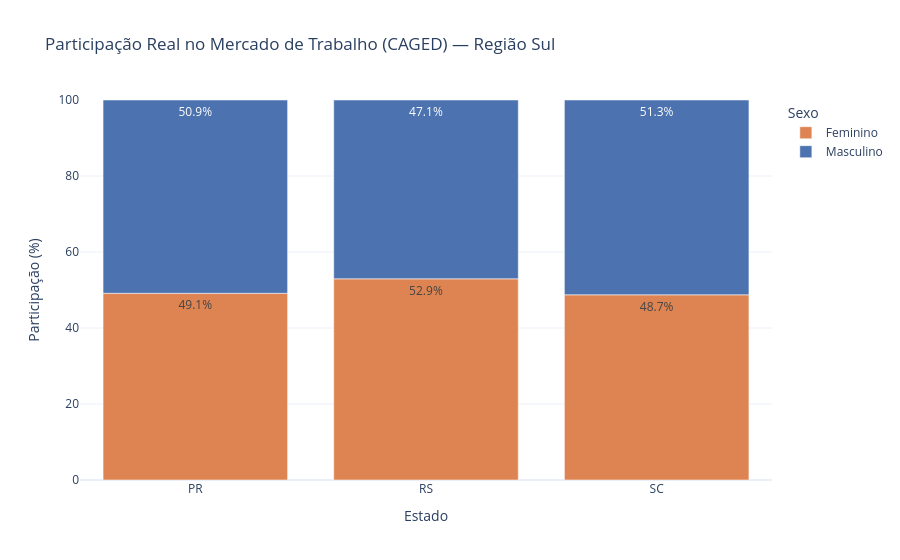

This figure's notebook cell:
### Code cell
import pandas as pd
import plotly.express as px

# 1. Usar o arquivo de vagas (CAGED), que reflete melhor a realidade do mercado
df_vagas = pd.read_csv(config.gold_dir / "vagas_saldo_por_uf_perfil.csv", encoding="utf-8")

# 2. Filtrar apenas os sexos definidos (para evitar categorias 'Não Identificado')
df_vagas = df_vagas[df_vagas["sexo"].isin(["Masculino", "Feminino"])]

# 3. Em vez de contar linhas, vamos somar o estoque/saldo para ver a ocupação
df_part_real = (
    df_vagas.groupby(["sigla_uf", "sexo"])["saldo"]
    .sum()
    .abs() # Usamos o valor absoluto para representar volume de movimentação/presença
    .reset_index(name="volume")
)

# 4. Calcular o percentual real por estado
df_part_real["proporcao"] = df_part_real.groupby("sigla_uf")["volume"].transform(
    lambda x: (x / x.sum()) * 100
)

# 5. Gerar o gráfico com dados que não serão "50/50"
fig_part_real = px.bar(
    df_part_real,
    x="sigla_uf",
    y="proporcao",
    color="sexo",
    title="Participação Real no Mercado de Trabalho (CAGED) — Região Sul",
    labels={"proporcao": "Participação (%)", "sigla_uf": "Estado", "sexo": "Sexo"},
    text=df_part_real["proporcao"].apply(lambda x: f"{x:.1f}%"),
    color_discrete_map={"Masculino": "#4C72B0", "Feminino": "#DD8452"},
    barmode="relative"
)

fig_part_real.update_layout(yaxis_range=[0, 100], template="plotly_white")
fig_part_real.show()

print("Agora os dados devem refletir a assimetria real do mercado do Sul:")
display(df_part_real.pivot(index="sigla_uf", columns="sexo", values="proporcao").round(2))

### Figure 1 — Plotly figure (JSON) as saved in the notebook; plotly's stock layout.template omitted (floating-point values rounded to 4 significant figures)
{"data": [{"hovertemplate": "Sexo=Feminino<br>Estado=%{x}<br>Participação (%)=%{y}<br>text=%{text}<extra></extra>", "legendgroup": "Feminino", "marker": {"color": "#DD8452", "pattern": {"shape": ""}}, "name": "Feminino", "orientation": "v", "showlegend": true, "text": ["49.1%", "52.9%", "48.7%"], "textposition": "auto", "type": "bar", "x": ["PR", "RS", "SC"], "xaxis": "x", "y": [49.13, 52.94, 48.73], "yaxis": "y"}, {"hovertemplate": "Sexo=Masculino<br>Estado=%{x}<br>Participação (%)=%{y}<br>text=%{text}<extra></extra>", "legendgroup": "Masculino", "marker": {"color": "#4C72B0", "pattern": {"shape": ""}}, "name": "Masculino", "orientation": "v", "showlegend": true, "text": ["50.9%", "47.1%", "51.3%"], "textposition": "auto", "type": "bar", "x": ["PR", "RS", "SC"], "xaxis": "x", "y": [50.87, 47.06, 51.27], "yaxis": "y"}], "layout": {"barmode": "relative", "legend": {"title": {"text": "Sexo"}, "tracegroupgap": 0}, "title": {"text": "Participação Real no Mercado de Trabalho (CAGED) — Região Sul"}, "xaxis": {"anchor": "y", "domain": [0, 1], "title": {"text": "Estado"}}, "yaxis": {"anchor": "x", "domain": [0, 1], "range": [0, 100], "title": {"text": "Participação (%)"}}}}
